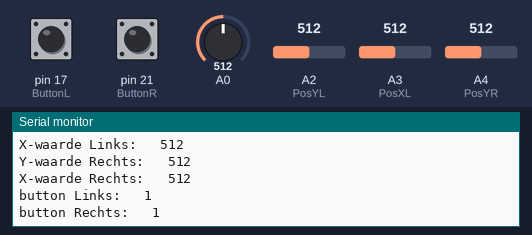
Recording of a sketch running on a simulated Arduino Mega 2560, built with avr-gcc and run on an emulated ATmega2560. On the bench: the last lines printed to the serial monitor. The inputs (shaded band) are chosen by the test bench; at power-on: A0 = 512, A2 (PosYL) = 512, A3 (PosXL) = 512, A4 (PosYR) = 512, pin 17 (ButtonL) HIGH, pin 21 (ButtonR) HIGH.

Above: at 2.8 s.
2.9 s: A0 set to 716
At 4.5 s:
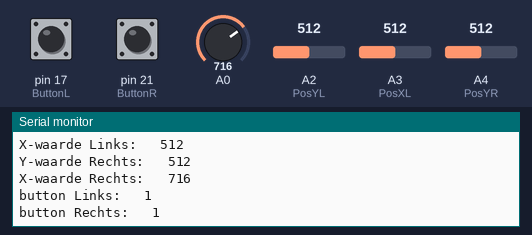
5.6 s: A2 (PosYL) set to 716
8.3 s: A3 (PosXL) set to 716
11.0 s: A4 (PosYR) set to 716
13.7 s: pin 17 (ButtonL) pulled LOW for 2.35 s
17.5 s: pin 21 (ButtonR) pulled LOW for 2.35 s
At 19.1 s:
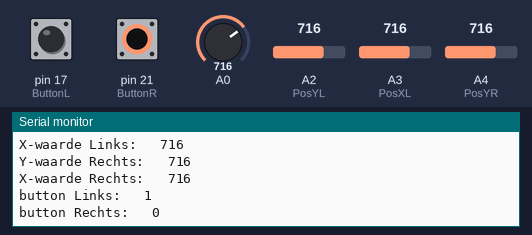

The sketch:

Controler_waardes_uitlezen.ino
```cpp
#define PosYL A2
#define PosXL A3
#define ButtonL 17
#define PosYR A4
#define PosXR 32
#define ButtonR 21
#define PotSnelheid 33

void readINPUTS();

void setup() {
  // put your setup code here, to run once:
  pinMode(PosYL, INPUT);
  pinMode(PosXL, INPUT);
  pinMode(ButtonL, INPUT_PULLUP);
  pinMode(PosYR, INPUT);
  pinMode(PosXR, INPUT);
  pinMode(ButtonR, INPUT_PULLUP);
  pinMode(PotSnelheid, INPUT);

  Serial.begin(115200);
}

void loop() {
  // put your main code here, to run repeatedly:

  readINPUTS();
  delay(2000);

}

void readINPUTS()
{
  //lezen van de X en Y waardes

    Serial.print("Y-waarde Links:   ");
  Serial.println(analogRead(PosYL));
  Serial.print("X-waarde Links:   ");
  Serial.println(analogRead(PosXL));
  Serial.print("Y-waarde Rechts:   ");
  Serial.println(analogRead(PosYR));
  Serial.print("X-waarde Rechts:   ");
  Serial.println(analogRead(PosXR));
  //lezen van de buttons
  Serial.print("button Links:   ");
  Serial.println(digitalRead(ButtonL));
  Serial.print("button Rechts:   ");
  Serial.println(digitalRead(ButtonR));
}
```

Measured:
- after the input at 2.9 s, the serial monitor: prints a new line after 1.1 s (image 1)
- after the input at 17.5 s, the serial monitor: prints a new line after 0.56 s (image 2)
